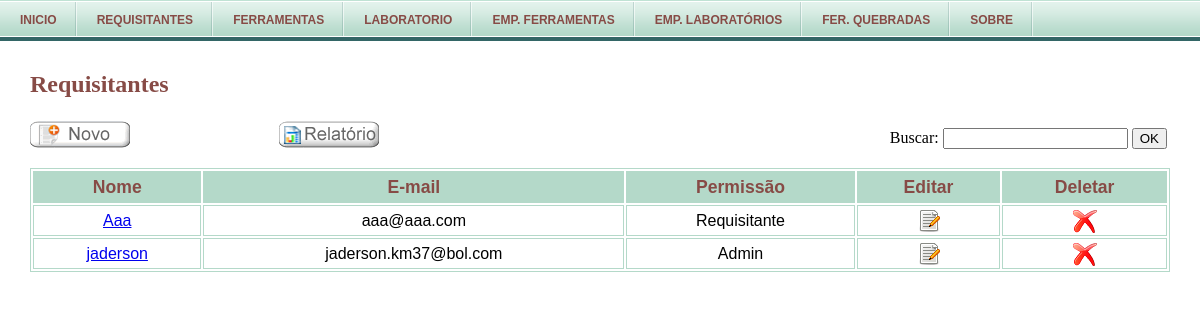
Screenshot of /php/cadastroUsuario.php (signed in) with the database file from the repository.
### tables this page shows
CREATE TABLE `usuario` (
  `codUsuario` int(11) NOT NULL auto_increment,
  `nomeUsuario` varchar(50) NOT NULL,
  `permissaoUsuario` enum('Admin','Requisitante') default NULL,
  `enderecoUsuario` varchar(50) default NULL,
  `telefoneUsuario` varchar(45) default NULL,
  `emailUsuario` varchar(45) default NULL,
  `senha` varchar(40) NOT NULL,
  `observacaoUsuario` varchar(255) NOT NULL,
  PRIMARY KEY  (`codUsuario`)
);

### php/cadastroUsuario.php (the view, shortened to what this page needs)
<?php
	include ("controller/seguranca.php");
	include("menu.php");
?>
<!DOCTYPE html PUBLIC "-//W3C//DTD XHTML 1.0 Transitional//EN" "http://www.w3.org/TR/xhtml1/DTD/xhtml1-transitional.dtd">
<html>
	<head>
		<link rel="stylesheet" type="text/css" href="http://localhost/projeto/view/estilo.css"></link>
	</head>
	<body>
<div id="container">
		<h2 class="title-cadastro">Requisitantes</h2>
<div id="busca" >
	<form class="busca" method="get" >
		<label for="consulta">Buscar:</label>
			<input type="text" id="consulta" name="consulta" maxlength="255" />
			<input type="submit" value="OK" />
	</form>
</div>
<span><a href="http://localhost/projeto/relatorio/relatorios.php" class="relatorio" style="text-indent:-999px;overflow:hidden;width:100px;height:30px;display:block;float:right;margin-right: 511px;" >Emitir relatï¿½rio</a></span>
<?php
if (!isset($_GET['consulta'])) {
	$SQL="SELECT codUsuario,nomeUsuario,emailUsuario,permissaoUsuario FROM usuario ORDER BY nomeUsuario";
 	$STH = $projeto->prepare($SQL);
	$STH->execute(array($SQL));
$linhas = $STH->rowCount();
if ($linhas > 0 || !empty($linhas)){
?>
		<div id="tabela">
			<table>
				<tr>
					<th>Nome</th>
					<th>E-mail</th>
					<th>Permissão</th>
					<th>Editar</th>
					<th>Deletar</th>
				</tr>
<?php
while($row = $STH->fetch(PDO::FETCH_ASSOC)){
?>
	<tr>
		<td><a href="http://localhost/projeto/php/controller/funcoes.php?codUsuario=<?php echo $row["codUsuario"]?>&acao=infousuario" ><?php echo $row['nomeUsuario']?></a></td>
		<td><?php echo $row['emailUsuario']?></td>
		<td><?php echo $row['permissaoUsuario']?></td>
		<td><a href="http://localhost/projeto/php/controller/funcoes.php?codUsuario=<?php echo $row["codUsuario"]?>&acao=editausuario" ><img src="../view/images/editar.png" alt="editar" title="Editar cadastro" /></a></td>
		<td><input type="image" src="http://localhost/projeto/view/images/excluir.png" alt="remover" value="remover" onclick="confirmar(<?php echo $row['codUsuario']?>)" /></td>
	</tr>
<?php } ?>
			</table>
		</div>
<?php
}else{
	echo '<p class="msg_pedido">Nenhum cadastro encontrado.</p>';
}
	exit;
}
?>

### view/estilo.css (style rules this page uses)
body { background: #FFFFFF; }
* { margin: 0; }
#container { border: none; }
#container h2 { color: #874B46; margin-left: 30px; margin-top: 30px; }
#busca { float: right; margin-right: 33px; margin-top: 30px; }
.relatorio { background-image: url("images/bt_relatorio.gif"); margin-left: 6px; margin-top: 22px; }
a img { border: none; }
#tabela { font-family: "Trebuchet MS", Arial, Helvetica, sans-serif; margin-left: 30px; margin-top: 70px; margin-right: 30px; border: 1px solid #B4D9C9; }
#tabela table { width: 100%; }
#tabela td, #tabela th { font-size: 1em; border: 1px solid #B4D9C9; padding: 3px 7px 2px 7px; text-align: center; }
#tabela th { font-size: 1.1em; text-align: center; padding-top: 5px; padding-bottom: 4px; background-color: #B4D9C9; color: #874B46; }

### rows the page displays
usuario: nomeUsuario "Aaa", emailUsuario "aaa@aaa.com", permissaoUsuario "Requisitante"
usuario: nomeUsuario "jaderson", emailUsuario "jaderson.km37@bol.com", permissaoUsuario "Admin"
